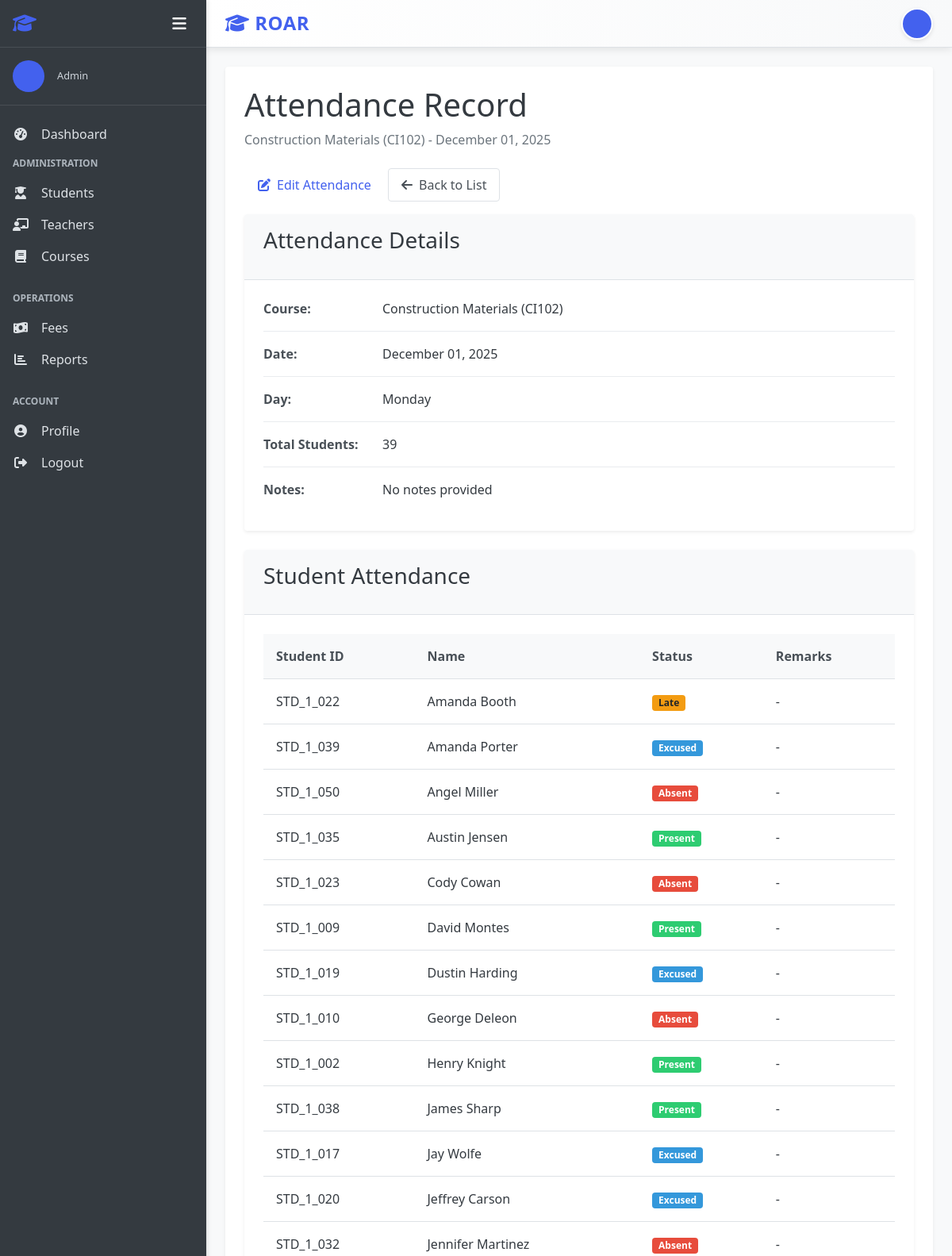
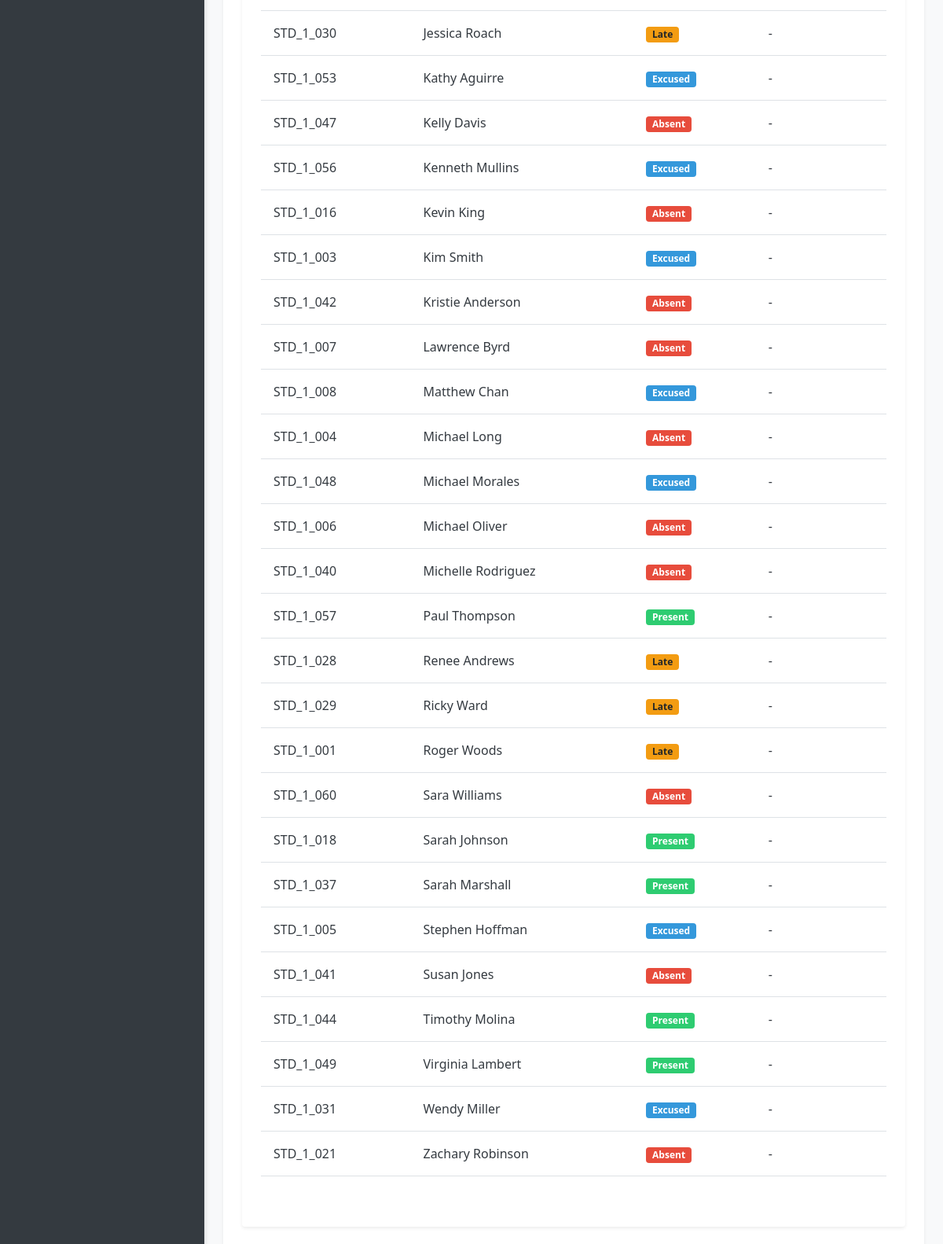
The app's page /attendance/21/ (signed in, upper part) with its own data (2 pictures, top to bottom).
### accounts/models.py (models this page shows, shortened)
class User(AbstractUser):
    USER_TYPE_CHOICES = (
        ('admin', 'Admin'),
        ('teacher', 'Teacher'),
        ('student', 'Student'),
    )
    user_type = models.CharField(max_length=10, choices=USER_TYPE_CHOICES, default='student')
    profile_pic = models.ImageField(upload_to='profile_pics/', null=True, blank=True)
    address = models.TextField(null=True, blank=True)
    mobile = models.CharField(max_length=15, null=True, blank=True)
    department = models.ForeignKey(Department, on_delete=models.CASCADE,default=None ,null=True, blank=True)
    @property
    def is_admin(self):
        return self.user_type == 'admin'
    @property
    def is_teacher(self):
        return self.user_type == 'teacher'
    @property
    def is_student(self):
        return self.user_type == 'student'

### attendance/models.py (models this page shows, shortened)
class AttendanceRecord(models.Model):
    course = models.ForeignKey(Course, on_delete=models.CASCADE, related_name='attendance_records')
    date = models.DateField()
    created_at = models.DateTimeField(auto_now_add=True)
    updated_at = models.DateTimeField(auto_now=True)
    class Meta:
        unique_together = ['course', 'date']
        ordering = ['-date']
    def get_present_count(self):
        return self.student_attendances.filter(status='present').count()
    def get_absent_count(self):
        return self.student_attendances.filter(status='absent').count()
    def get_late_count(self):
        return self.student_attendances.filter(status='late').count()
    def get_excused_count(self):
        return self.student_attendances.filter(status='excused').count()

class StudentAttendance(models.Model):
    STATUS_CHOICES = (
        ('present', 'Present'),
        ('absent', 'Absent'),
        ('late', 'Late'),
        ('excused', 'Excused'),
    )
    attendance_record = models.ForeignKey(AttendanceRecord, on_delete=models.CASCADE, related_name='student_attendances')
    student = models.ForeignKey(Student, on_delete=models.CASCADE, related_name='attendance_records')
    status = models.CharField(max_length=10, choices=STATUS_CHOICES, default='present')
    remarks = models.TextField(blank=True, null=True)
    class Meta:
        unique_together = ['attendance_record', 'student']
        ordering = ['student__user__first_name', 'student__user__last_name']

### courses/models.py (models this page shows, shortened)
class Course(models.Model):
    name = models.CharField(max_length=100)
    code = models.CharField(max_length=20, unique=True)
    description = models.TextField(null=True, blank=True)
    credits = models.PositiveIntegerField(default=3)
    teachers = models.ManyToManyField(Teacher, related_name='courses')
    created_at = models.DateTimeField(auto_now_add=True)
    updated_at = models.DateTimeField(auto_now=True)
    department = models.ForeignKey(Department, on_delete=models.CASCADE, null=True, blank=True)
    class Meta:
        ordering = ['name']

### students/models.py (models this page shows, shortened)
class Student(models.Model):
    user = models.OneToOneField(User, on_delete=models.CASCADE, related_name='student_profile')
    student_id = models.CharField(max_length=20, unique=True)
    date_of_birth = models.DateField(null=True, blank=True)
    gender = models.CharField(max_length=10, choices=(('male', 'Male'), ('female', 'Female'), ('other', 'Other')))
    parent_name = models.CharField(max_length=100, null=True, blank=True)
    parent_mobile = models.CharField(max_length=15, null=True, blank=True)
    admission_date = models.DateField(auto_now_add=True)
    class Meta:
        ordering = ['user__first_name', 'user__last_name']

### attendance/views.py (the view)
# urls.py: path('<int:pk>/', views.AttendanceRecordDetailView.as_view(), name='attendance_record_detail'),
class AttendanceRecordDetailView(LoginRequiredMixin, DetailView):
    model = AttendanceRecord
    template_name = 'attendance/attendance_record_detail.html'
    context_object_name = 'attendance_record'
    def get_context_data(self, **kwargs):
        context = super().get_context_data(**kwargs)
        context['student_attendances'] = self.object.student_attendances.all()
        context['present_count'] = self.object.get_present_count()
        context['absent_count'] = self.object.get_absent_count()
        context['late_count'] = self.object.get_late_count()
        context['excused_count'] = self.object.get_excused_count()
        return context

### templates/attendance/attendance_record_detail.html (shortened to what this page needs)
{% extends "base.html" %}
{% block content %}
<div class="dashboard-header">
    <h1>Attendance Record</h1>
    <p>{{ attendance_record.course.name }} ({{ attendance_record.course.code }}) - {{ attendance_record.date|date:"F d, Y" }}</p>
</div>
<div class="action-bar">
    <div class="action-buttons">
        {% if user.is_admin or user.is_teacher %}
        <a href="{% url 'update_attendance' attendance_record.id %}" class="btn btn-warning">
            <i class="fas fa-edit"></i> Edit Attendance
        </a>
        {% endif %}
        <a href="{% url 'attendance_record_list' %}" class="btn btn-outline">
            <i class="fas fa-arrow-left"></i> Back to List
        </a>
    </div>
</div>
<div class="card">
    <div class="card-header">
        <h3>Attendance Details</h3>
    </div>
    <div class="card-body">
        <div class="attendance-summary">
            <div class="summary-item">
                <div class="summary-label">Course:</div>
                <div class="summary-value">{{ attendance_record.course.name }} ({{ attendance_record.course.code }})</div>
            </div>
            <div class="summary-item">
                <div class="summary-label">Date:</div>
                <div class="summary-value">{{ attendance_record.date|date:"F d, Y" }}</div>
            </div>
            <div class="summary-item">
                <div class="summary-label">Day:</div>
                <div class="summary-value">{{ attendance_record.date|date:"l" }}</div>
            </div>
            <div class="summary-item">
                <div class="summary-label">Total Students:</div>
                <div class="summary-value">{{ attendance_record.student_attendances.count }}</div>
            </div>
            <div class="summary-item">
                <div class="summary-label">Notes:</div>
                <div class="summary-value">{{ attendance_record.notes|default:"No notes provided"|linebreaks }}</div>
            </div>
        </div>
    </div>
</div>
<div class="card">
    <div class="card-header">
        <h3>Student Attendance</h3>
    </div>
    <div class="card-body">
        {% if attendance_record.student_attendances.all %}
        <div class="table-container">
            <table class="table">
                <thead>
                    <tr>
                        <th>Student ID</th>
                        <th>Name</th>
                        <th>Status</th>
                        <th>Remarks</th>
                    </tr>
                </thead>
                <tbody>
                    {% for attendance in attendance_record.student_attendances.all %}
                    <tr>
                        <td>{{ attendance.student.student_id }}</td>
                        <td>{{ attendance.student.user.get_full_name }}</td>
                        <td>
                            <span class="badge {% if attendance.status == 'present' %}badge-success{% elif attendance.status == 'absent' %}badge-danger{% elif attendance.status == 'late' %}badge-warning{% else %}badge-info{% endif %}">
                                {{ attendance.get_status_display }}
                            </span>
                        </td>
                        <td>{{ attendance.remarks|default:"-" }}</td>
                    </tr>
                    {% endfor %}
                </tbody>
            </table>
        </div>
        {% else %}
        <div class="empty-state">
            <p>No attendance records found for this date.</p>
        </div>
        {% endif %}
    </div>
</div>
{% endblock %}

### templates/base.html (shortened to what this page needs)
<!DOCTYPE html>
<html lang="en">
<head>
    <link rel="stylesheet" href="/static/css/style.css">
    <link rel="stylesheet" href="https://cdnjs.cloudflare.com/ajax/libs/font-awesome/6.4.0/css/all.min.css">
</head>
<body>
    <div class="app-container {% if not user.is_authenticated %}auth-page{% endif %}">
        {% if user.is_authenticated %}
        <aside class="sidebar">
            <div class="sidebar-header">
                <h2><i class="fas fa-graduation-cap"></i> </h2>
                <div class="sidebar-controls">
                    <button class="sidebar-toggle" id="sidebarToggle">
                        <i class="fas fa-bars"></i>
                    </button>
                </div>
            </div>
            <div class="sidebar-user">
                {% if user.profile_pic %}
                    <img src="{{ user.profile_pic.url }}" alt="{{ user.get_full_name }}" class="user-avatar">
                {% else %}
                    <div class="user-avatar-placeholder">
                    </div>
                {% endif %}
                <div class="user-info">
                    <p class="user-role">{{ user.get_user_type_display }}</p>
                </div>
            </div>
            <nav class="sidebar-nav">
                <ul>
                    <li><a href="{% url 'dashboard' %}" class="{% if request.path == '/' %}active{% endif %}">
                        <i class="fas fa-tachometer-alt"></i> <span class="menu-text">Dashboard</span>
                    </a></li>
                    {% if user.is_admin %}
                    <li class="nav-section">
                        <span class="nav-section-title">Administration</span>
                        <ul>
                            <li><a href="{% url 'student_list' %}" class="{% if '/students/' in request.path %}active{% endif %}">
                                <i class="fas fa-user-graduate"></i> <span class="menu-text">Students</span>
                            </a></li>
                            <li><a href="{% url 'teacher_list' %}" class="{% if '/teachers/' in request.path %}active{% endif %}">
                                <i class="fas fa-chalkboard-teacher"></i> <span class="menu-text">Teachers</span>
                            </a></li>
                            <li><a href="{% url 'course_list' %}" class="{% if '/courses/' in request.path %}active{% endif %}">
                                <i class="fas fa-book"></i> <span class="menu-text">Courses</span>
                            </a></li>
                        </ul>
                    </li>
                    <li class="nav-section">
                        <span class="nav-section-title">Operations</span>
                        <ul>
                            <li><a href="{% url 'fee_invoice_list' %}" class="{% if '/fees/' in request.path %}active{% endif %}">
                                <i class="fas fa-money-bill-wave"></i> <span class="menu-text">Fees</span>
                            </a></li>
                            <li><a href="{% url 'report_dashboard' %}" class="{% if '/reports/' in request.path %}active{% endif %}">
                                <i class="fas fa-chart-bar"></i> <span class="menu-text">Reports</span>
                            </a></li>
                        </ul>
                    </li>
                    {% endif %}
                    <li class="nav-section">
                        <span class="nav-section-title">Account</span>
                        <ul>
                            <li><a href="{% url 'profile' %}">
                                <i class="fas fa-user-circle"></i> <span class="menu-text">Profile</span>
                            </a></li>
                            <li><a href="{% url 'logout' %}">
                                <i class="fas fa-sign-out-alt"></i> <span class="menu-text">Logout</span>
                            </a></li>
                        </ul>
                    </li>
                </ul>
            </nav>
        </aside>
        {% endif %}
        <main class="main-content {% if not user.is_authenticated %}auth-main{% endif %}">
            {% if user.is_authenticated %}
            <header class="main-header">
                <div class="header-left">
                    <h1><i class="fas fa-graduation-cap"></i> ROAR</h1>
                </div>
                <div class="header-right">
                    <div class="header-user">
                        <a href="{% url 'profile' %}" class="user-profile-link">
                            {% if user.profile_pic %}
                            <img src="{{ user.profile_pic.url }}" alt="{{ user.get_full_name }}" class="user-avatar-small">
                            {% else %}
                            <div class="user-avatar-small-placeholder">
                            </div>
                            {% endif %}
                        </a>
                    </div>
                </div>
            </header>
            {% endif %}
            <div class="content-wrapper">
                <div class="content">
                    {% block content %}{% endblock %}
                </div>
            </div>
        </main>
    </div>
</body>
</html>

### templates/attendance/attendance_record_detail.html (style rules this page uses)
.action-bar { display: flex; justify-content: space-between; align-items: center; margin-bottom: var(--spacing-md); }
.attendance-summary { display: flex; flex-direction: column; }
.summary-item { display: flex; margin-bottom: 1rem; border-bottom: 1px solid var(--gray-200); padding-bottom: 1rem; }
.summary-item:last-child { margin-bottom: 0; border-bottom: none; padding-bottom: 0; }
.summary-label { font-weight: 600; width: 150px; color: var(--gray-700); }
.summary-value { flex: 1; }
.badge { display: inline-block; padding: 0.25rem 0.5rem; font-size: 0.75rem; font-weight: 700; line-height: 1; text-align: center; white-space: nowrap; vertical-align: baseline; border-radius: 0.25rem; }
.badge-success { color: #fff; background-color: #2ecc71; }
.badge-danger { color: #fff; background-color: #e74c3c; }
.badge-warning { color: #212529; background-color: #f39c12; }
.badge-info { color: #fff; background-color: #3498db; }

### records on screen
User: user_type "Admin"
AttendanceRecord: course.name "Construction Materials", course.code "CI102", date "December 01, 2025", date "Monday", student_attendances.count "39"
StudentAttendance: student.student_id "STD_1_022", student.user.get_full_name "Amanda Booth", status "Late", remarks "-"
StudentAttendance: student.student_id "STD_1_039", student.user.get_full_name "Amanda Porter", status "Excused", remarks "-"
StudentAttendance: student.student_id "STD_1_050", student.user.get_full_name "Angel Miller", status "Absent", remarks "-"
StudentAttendance: student.student_id "STD_1_035", student.user.get_full_name "Austin Jensen", status "Present", remarks "-"
StudentAttendance: student.student_id "STD_1_023", student.user.get_full_name "Cody Cowan", status "Absent", remarks "-"
StudentAttendance: student.student_id "STD_1_009", student.user.get_full_name "David Montes", status "Present", remarks "-"
StudentAttendance: student.student_id "STD_1_019", student.user.get_full_name "Dustin Harding", status "Excused", remarks "-"
StudentAttendance: student.student_id "STD_1_010", student.user.get_full_name "George Deleon", status "Absent", remarks "-"
StudentAttendance: student.student_id "STD_1_002", student.user.get_full_name "Henry Knight", status "Present", remarks "-"
StudentAttendance: student.student_id "STD_1_038", student.user.get_full_name "James Sharp", status "Present", remarks "-"
StudentAttendance: student.student_id "STD_1_017", student.user.get_full_name "Jay Wolfe", status "Excused", remarks "-"
StudentAttendance: student.student_id "STD_1_020", student.user.get_full_name "Jeffrey Carson", status "Excused", remarks "-"
StudentAttendance: student.student_id "STD_1_032", student.user.get_full_name "Jennifer Martinez", status "Absent", remarks "-"
StudentAttendance: student.student_id "STD_1_030", student.user.get_full_name "Jessica Roach", status "Late", remarks "-"
StudentAttendance: student.student_id "STD_1_053", student.user.get_full_name "Kathy Aguirre", status "Excused", remarks "-"
StudentAttendance: student.student_id "STD_1_047", student.user.get_full_name "Kelly Davis", status "Absent", remarks "-"
StudentAttendance: student.student_id "STD_1_056", student.user.get_full_name "Kenneth Mullins", status "Excused", remarks "-"
StudentAttendance: student.student_id "STD_1_016", student.user.get_full_name "Kevin King", status "Absent", remarks "-"
StudentAttendance: student.student_id "STD_1_003", student.user.get_full_name "Kim Smith", status "Excused", remarks "-"
StudentAttendance: student.student_id "STD_1_042", student.user.get_full_name "Kristie Anderson", status "Absent", remarks "-"
StudentAttendance: student.student_id "STD_1_007", student.user.get_full_name "Lawrence Byrd", status "Absent", remarks "-"
StudentAttendance: student.student_id "STD_1_008", student.user.get_full_name "Matthew Chan", status "Excused", remarks "-"
StudentAttendance: student.student_id "STD_1_004", student.user.get_full_name "Michael Long", status "Absent", remarks "-"
StudentAttendance: student.student_id "STD_1_048", student.user.get_full_name "Michael Morales", status "Excused", remarks "-"
StudentAttendance: student.student_id "STD_1_006", student.user.get_full_name "Michael Oliver", status "Absent", remarks "-"
StudentAttendance: student.student_id "STD_1_040", student.user.get_full_name "Michelle Rodriguez", status "Absent", remarks "-"
StudentAttendance: student.student_id "STD_1_057", student.user.get_full_name "Paul Thompson", status "Present", remarks "-"
StudentAttendance: student.student_id "STD_1_028", student.user.get_full_name "Renee Andrews", status "Late", remarks "-"
StudentAttendance: student.student_id "STD_1_029", student.user.get_full_name "Ricky Ward", status "Late", remarks "-"
StudentAttendance: student.student_id "STD_1_001", student.user.get_full_name "Roger Woods", status "Late", remarks "-"
StudentAttendance: student.student_id "STD_1_060", student.user.get_full_name "Sara Williams", status "Absent", remarks "-"
StudentAttendance: student.student_id "STD_1_018", student.user.get_full_name "Sarah Johnson", status "Present", remarks "-"
StudentAttendance: student.student_id "STD_1_037", student.user.get_full_name "Sarah Marshall", status "Present", remarks "-"
StudentAttendance: student.student_id "STD_1_005", student.user.get_full_name "Stephen Hoffman", status "Excused", remarks "-"
StudentAttendance: student.student_id "STD_1_041", student.user.get_full_name "Susan Jones", status "Absent", remarks "-"
StudentAttendance: student.student_id "STD_1_044", student.user.get_full_name "Timothy Molina", status "Present", remarks "-"
StudentAttendance: student.student_id "STD_1_049", student.user.get_full_name "Virginia Lambert", status "Present", remarks "-"
StudentAttendance: student.student_id "STD_1_031", student.user.get_full_name "Wendy Miller", status "Excused", remarks "-"
StudentAttendance: student.student_id "STD_1_021", student.user.get_full_name "Zachary Robinson", status "Absent", remarks "-"

### other values on screen
{{ attendance_record.notes|default:"No notes provided"|linebreaks }} "No notes provided"
